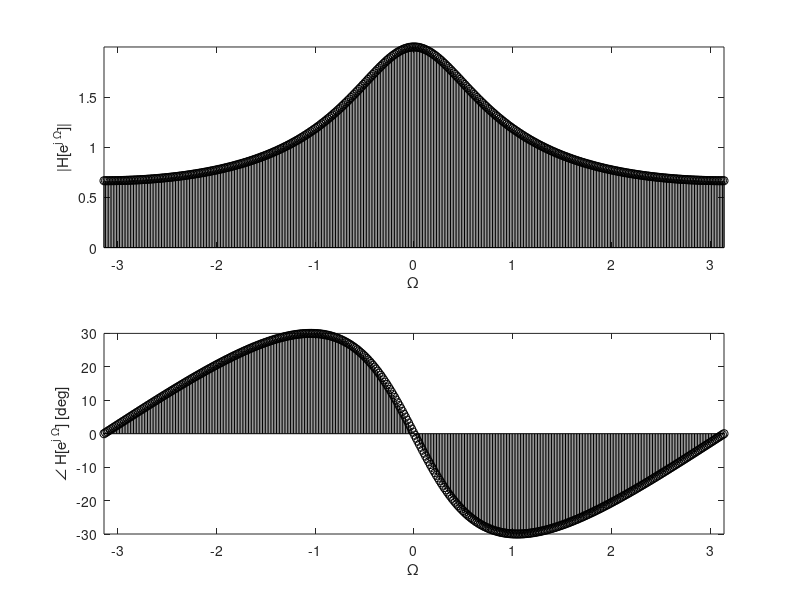

Recreate this plot in MATLAB.
%Joshua Ball
%R11330455
%Project 2
%Frquency response of y[n+1]-0.5 y[n]=x[n]

%Setup
Omega = linspace(-pi,pi,400);%sets up omega range
H = tf([1 0],[1 -.5], -1);%Transfers the difference equation into a transfer function
H_Omega = squeeze(freqresp(H,Omega));

%plot of the amplitude
subplot (2,1,1); 
stem (Omega, abs(H_Omega), 'k'); 
axis tight;
xlabel ('\Omega'); 
ylabel('|H[e^{j \Omega}]|');
%plot of the phase
subplot (2,1,2); 
stem (Omega, angle (H_Omega) * 180/pi, 'k'); 
axis tight;
xlabel ('\Omega'); 
ylabel ('\angle H[e^{j \Omega}] [deg]');